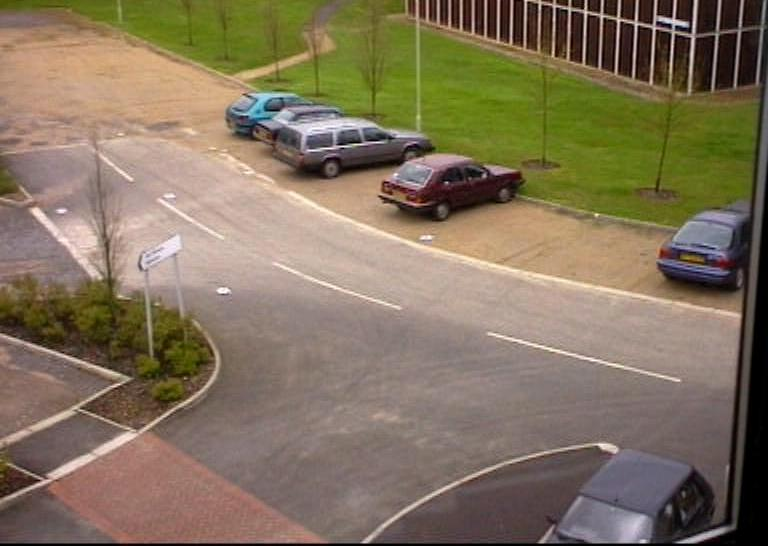
%> input picture cs484_hw1_data/pets2000/0000.jpg, 768 x 546 px; its folder holds 4 pictures in this run
$ octave Survalience_main.m   (GNU Octave 9; MATLAB toolbox functions it lacks are replaced by stand-ins)
%> lines starting %> are read from the running program, lines starting %| are printed output that depends on the picture; in (x1, y1, x2, y2) boxes, pixels count from 0 and x2, y2 are one past the last pixel; in counts of white or black regions, pixels touching at a corner belong together; the program's own positions count from 1
### survalience_process.m

function survalience_process(img_path,sq)
%> called with sq = 1

% Path for writing output images
out_path = 'C:\Users\hsyne\Desktop\courses\Image\CS484-hw1\Result_survalience\';

% Open img files
imagefiles = dir(strcat(img_path,'*.jpg'));

% Get the number of images
[r,~] = size(imagefiles);

% Read Background image
background_gray = rgb2gray(imread( strcat(img_path,imagefiles(1).name) ));
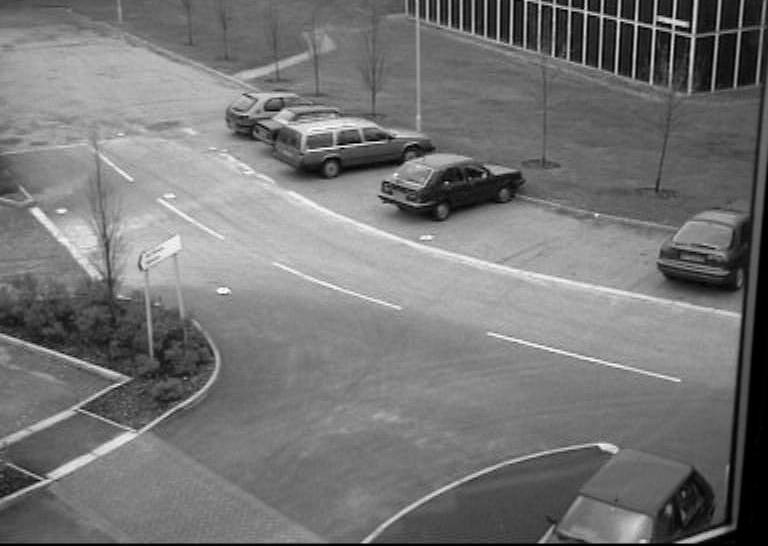
%> background_gray: size 546x768 uint8; min 0, max 254, mean 117.6


for i = 2:r

    % Read_img
    RGB_img = imread( strcat(img_path,imagefiles(i).name));
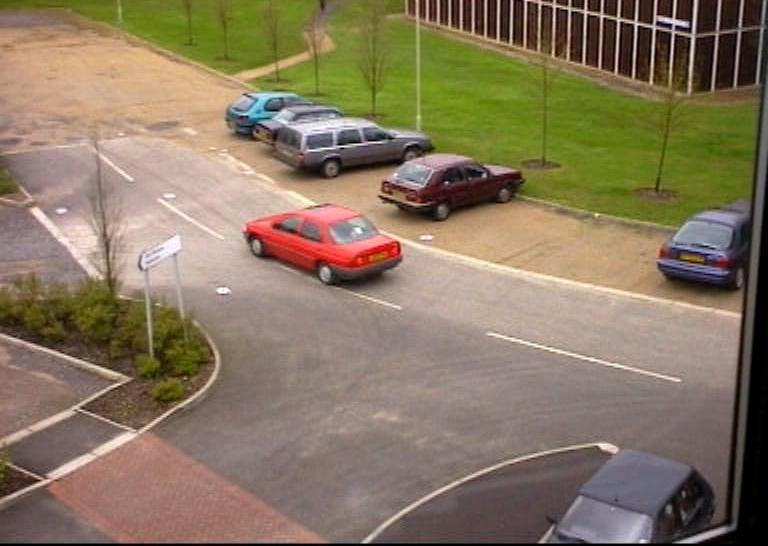
%> input picture cs484_hw1_data/pets2000/0150.jpg, 768 x 546 px
%> RGB_img is the input picture: size 546x768x3 uint8; mean R, G, B 136.3, 119.9, 96.7

    % Convert img to gray
    gray_img = rgb2gray(RGB_img);
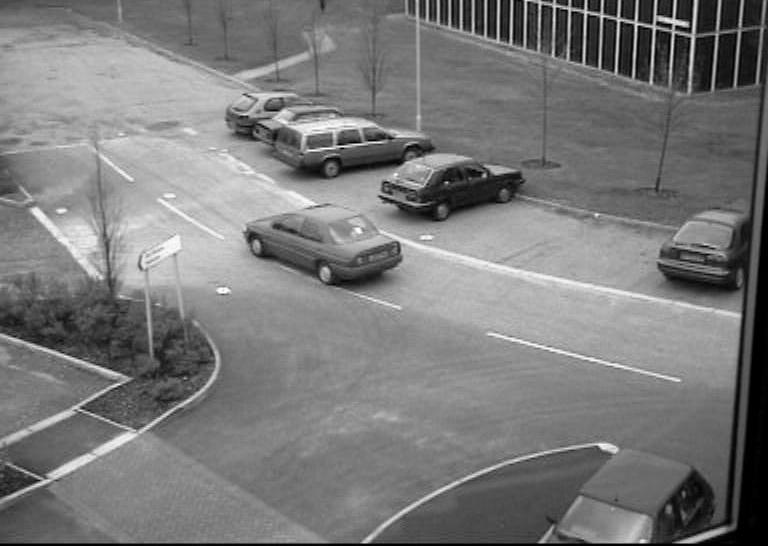
%> gray_img: size 546x768 uint8; min 0, max 255, mean 122.1

    % Subtract from background
    change_gray = imsubtract(background_gray, gray_img) + imsubtract(gray_img, background_gray);
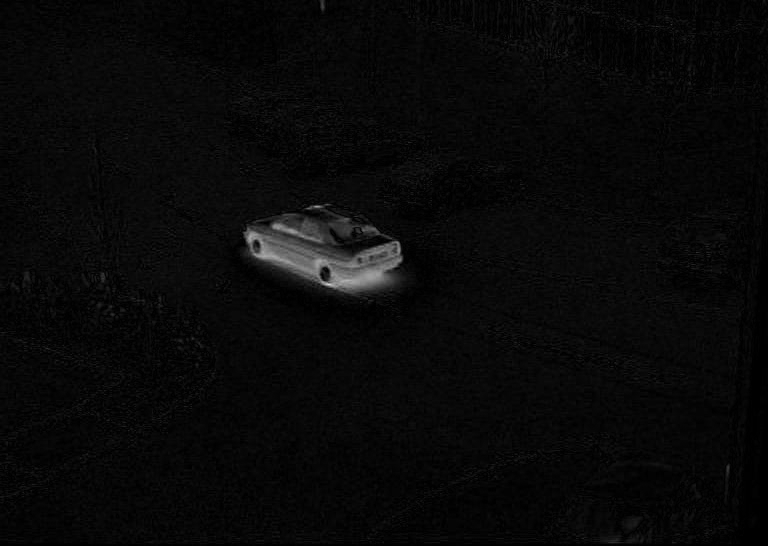
%> change_gray: size 546x768 uint8; min 0, max 219, mean 8.6

    % Display change (Result of subtruction)
    figure;
    imshow(change_gray);
    pause;

    % Write result of subtruction
    imwrite(change_gray,strcat(out_path, 'subt_', num2str(i), num2str(sq), '.png'));

    % Threshold
    change_thr_gray = change_gray > 30;
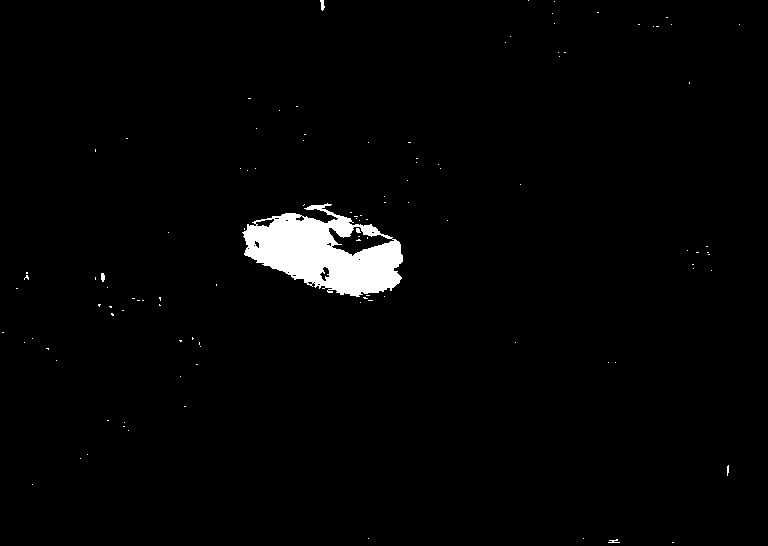
%> change_thr_gray: size 546x768 logical; 2.1% white; 111 white regions (107 under 20 px), largest, box (x1, y1, x2, y2) and area: (242, 203, 403, 297) 8457, (320, 0, 325, 11) 35, (101, 273, 105, 282) 30, (608, 539, 620, 543) 25

    % Display Thresholded img
    figure;imshow(change_thr_gray);pause;
    imwrite(change_thr_gray,strcat(out_path,'thr_', num2str(i), num2str(sq), '.png'));

    % Mathematical Morphology, Create Structuring Element
    se = strel("diamond",3);

    % A couple erosions
    erosed = erosion(change_thr_gray,se);

    % Display eroded img
    %figure;imagesc(erosed), colormap(gray); axis image; pause;

    %dilated_img = dilate(erosed,se);
    se = strel("disk",3);
    for j = 1:5
        dilated_img = imdilate(erosed,se);
        erosed = dilated_img & change_thr_gray;
    end

    % Display end of conditional dilation
    figure;imagesc(dilated_img); colormap( gray); axis image;
    pause;

    % Write output
    imwrite(dilated_img,strcat(out_path, 'morp_', num2str(i), num2str(sq), '.png'));
    connected_comp = bwconncomp(dilated_img);
    imwrite(label2rgb(labelmatrix(connected_comp)),strcat(out_path, 'conn_', num2str(i), num2str(sq), '.png'));
end
close all;
clear;

### erosion.m
% H黶eyin Orkun Elmas 21501364

function eroded_image = erosion(img, structuring_element)
% This function takes 2 2d arrays as images and erodes img
% With structuring element
% Only supporting odd x odd structuring elements
% This erosion operation uses the first definition of the dilation in
% according to the lecture slides. And it uses padding to prevent boundary
% cases.

if isa(structuring_element,'strel')
    structuring_element = structuring_element.Neighborhood;
end

[m,n] = size(img);
%> m = 546; n = 768
[k,l] = size(structuring_element);

center_se_x = floor(k/2) + 1;
center_se_y = floor(l/2) + 1;

% Padding the input image with 1's in order to make boundary decisions
% easier

% decide on padding amount
pad_amount_x = center_se_x - 1;
pad_amount_y = center_se_y - 1;

% Since we need to padd from 4 sides
padded_img = ones(m + 2 *(pad_amount_x),n + 2*(pad_amount_y));

% Contents of the original image are pasted to appropriate locations
padded_img((pad_amount_x + 1):end-(pad_amount_x),(pad_amount_y + 1):end-(pad_amount_y)) = img;
eroded_image = zeros(size(img));
for row = 1:m
    for col = 1:n
        center_x_padded = row + center_se_x - 1 - pad_amount_x;
        center_y_padded = col + center_se_y - 1 - pad_amount_y;
        all_1 = true;
        for i = row: row + k - 1
            for j = col: col + l -1
%> the run ends on the next line
                if  structuring_element(i - row + 1, j - col + 1) == 1 && padded_img(i,j) == 0
                    all_1 = false;
                    break
                end
            end
        end
        if all_1
            eroded_image(center_x_padded, center_y_padded) = 1;
        end
    end
end


### Survalience_main.m
close all
clear

in_img_paths_1 = 'C:\Users\hsyne\Desktop\courses\Image\CS484-hw1\cs484_hw1_data\pets2000\';
in_img_paths_2 = 'C:\Users\hsyne\Desktop\courses\Image\CS484-hw1\cs484_hw1_data\pets2001\';

% For sequence 1
survalience_process(in_img_paths_1,1);
